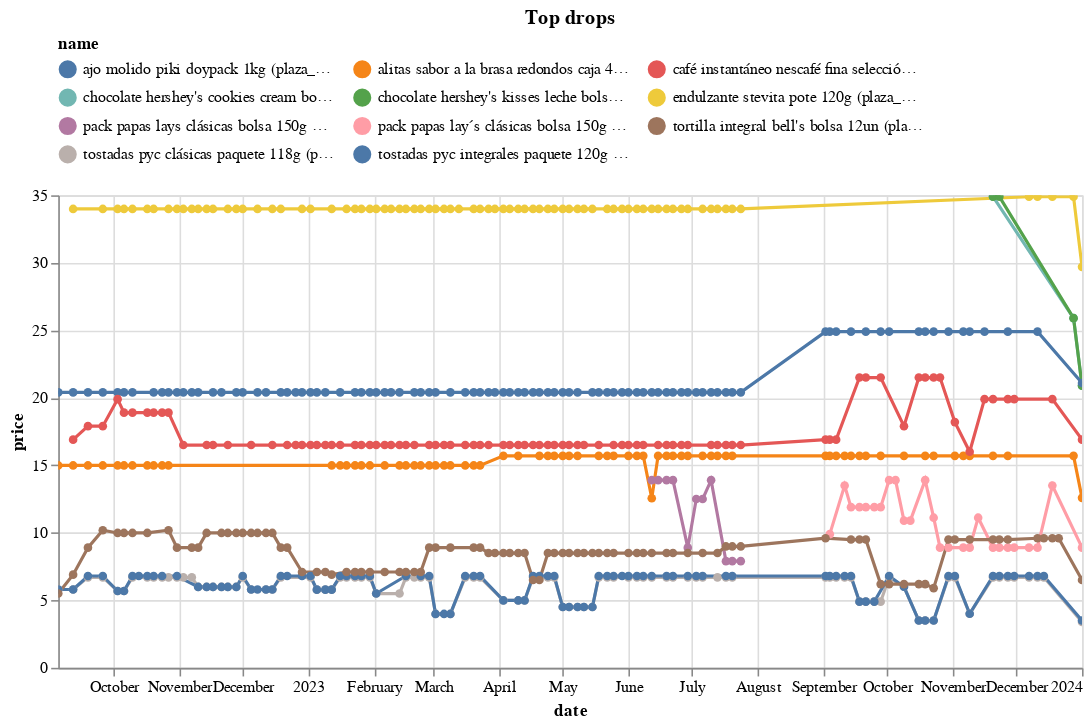

Source (notebook cell):
### Code cell
(top_changes_abs
 .sort_values('change')
 .head(10)
 .pipe(plot_changes, 'Top drops')
)

### Figure 1 — Vega-Lite specification as saved in the notebook (floating-point values rounded to 4 significant figures; data arrays with more than 128 entries replaced by an {"elided": "..."} marker saying what was removed)
{"config": {"view": {"continuousWidth": 300, "continuousHeight": 300}, "legend": {"columns": 3, "orient": "top"}}, "data": {"name": "data-398d46dd104db227778a709cde17b6a6"}, "mark": {"type": "line", "point": true}, "encoding": {"color": {"field": "name", "scale": {"domain": ["ajo molido piki doypack 1kg (plaza_vea)", "alitas sabor a la brasa redondos caja 400g (plaza_vea)", "café instantáneo nescafé fina selección doypack 100g (plaza_vea)", "chocolate hershey's cookies cream bolsa 198g (plaza_vea)", "chocolate hershey's kisses leche bolsa 221g (plaza_vea)", "endulzante stevita pote 120g (plaza_vea)", "pack papas lays clásicas bolsa 150g + piqueo snax bolsa 200g (plaza_vea)", "pack papas lay´s clásicas bolsa 150g + piqueo snax bolsa 200g paquete 2un (plaza_vea)", "tortilla integral bell's bolsa 12un (plaza_vea)", "tostadas pyc clásicas paquete 118g (plaza_vea)", "tostadas pyc integrales paquete 120g (plaza_vea)"]}, "type": "nominal"}, "tooltip": [{"field": "name", "type": "nominal"}, {"field": "price", "type": "quantitative"}, {"field": "last_price", "type": "quantitative"}], "x": {"field": "date", "type": "temporal"}, "y": {"field": "price", "type": "quantitative"}}, "params": [{"name": "param_9", "select": {"type": "point", "fields": ["name"]}, "bind": "legend"}, {"name": "param_10", "select": {"type": "interval", "encodings": ["x", "y"]}, "bind": "scales"}], "title": "Top drops", "transform": [{"filter": {"param": "param_9"}}], "width": 650, "$schema": "https://vega.github.io/schema/vega-lite/v5.16.3.json", "datasets": {"data-398d46dd104db227778a709cde17b6a6": {"elided": "662 records"}}}
